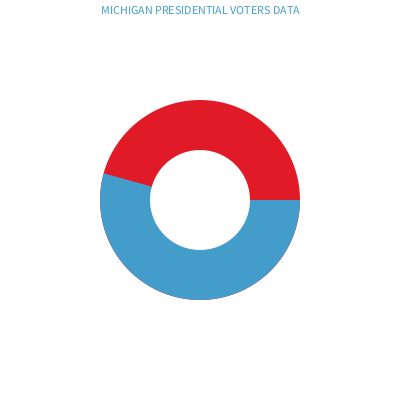
Frame 1 (no input)
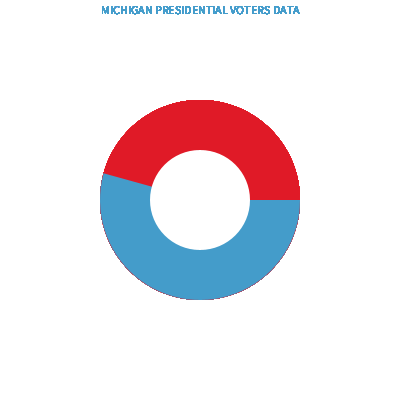
Frame 60 (the mouse pressed at the canvas centre just before this capture)
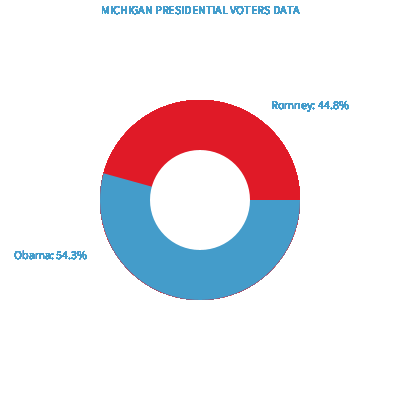
Frame 120 (the mouse held since frame 60 and released just before this capture)

The Processing sketch that drew these frames (run headless with seeded random() and noise(); from frame 60 on, the mouse is pressed at the canvas centre):

// Processing sketch: processing_82621
// ── processing_82621.pde

//Cari Hume 
//Creative Computing Fall 2012 
//Final: Michigan Presidential Votes 


PFont f;

void setup() {
  size(400, 400);
  background(255);
}

void draw() {

  ellipseMode(RADIUS);
  noStroke();  
  fill(224, 26, 39);  
  ellipse(200, 200, 100, 100);  
  noStroke();
  fill(68, 156, 202);
  float degree = map(54.3, 0, 100, 0, 360);
  arc(200, 200, 100, 100, radians(0), radians(degree));
  noStroke();
  
  ellipseMode(CENTER);  
  noStroke();
  fill(255);  
  ellipse(200, 200, 100, 100);
 

 textAlign(CENTER, TOP);
   fill(68, 156, 202);
 text("MICHIGAN PRESIDENTIAL VOTERS DATA", 200, 5); 

 if(mouseX >80 && mouseX < 280 && mouseY > 80 && mouseY <280) {
        
   fill(68, 156, 202);
 text("Obama: 54.3%", 50, 250);
 

    fill(68, 156, 202);
 text("Romney: 44.8%", 310, 100);
        }

  }
